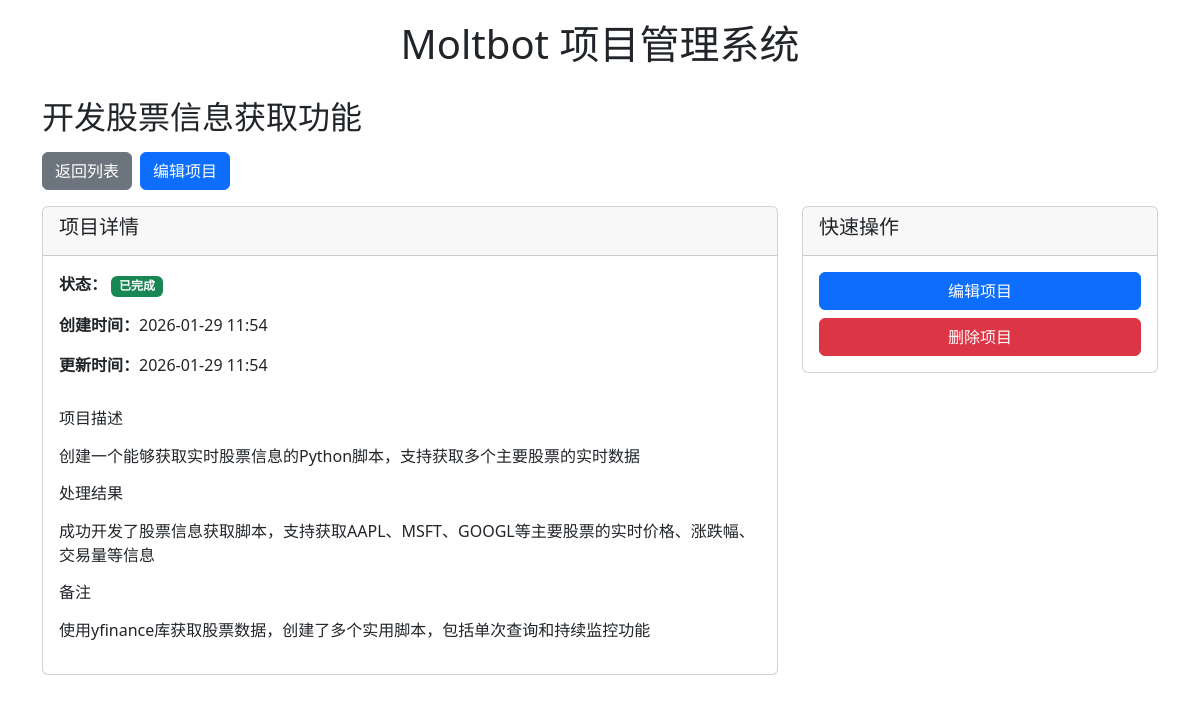
Page /55/ on the committed database.
### projects/models.py (models this page shows, shortened)
class Project(models.Model):
    STATUS_CHOICES = [
        ('pending', '待处理'),
        ('in_progress', '处理中'),
        ('completed', '已完成'),
        ('cancelled', '已取消'),
    ]
    title = models.CharField(max_length=200, verbose_name='项目标题')
    description = models.TextField(verbose_name='项目描述', blank=True)
    status = models.CharField(
        max_length=20,
        choices=STATUS_CHOICES,
        default='pending',
        verbose_name='状态'
    )
    created_at = models.DateTimeField(default=timezone.now, verbose_name='创建时间')
    updated_at = models.DateTimeField(auto_now=True, verbose_name='更新时间')
    result = models.TextField(verbose_name='处理结果', blank=True)
    notes = models.TextField(verbose_name='备注', blank=True)
    class Meta:
        verbose_name = '项目'
        verbose_name_plural = '项目'
        ordering = ['-created_at']

### projects/views.py (the view)
# urls.py: path('<int:pk>/', views.project_detail, name='project_detail'),
def project_detail(request, pk):
    project = get_object_or_404(Project, pk=pk)
    return render(request, 'projects/project_detail.html', {'project': project})

### projects/templates/projects/project_detail.html (shortened to what this page needs)
{% extends 'base.html' %}
{% block content %}
<div class="row">
    <div class="col-12">
        <div class="d-flex flex-column align-items-start gap-2 mb-3">
            <h2>{{ project.title }}</h2>
            <div class="d-flex flex-wrap gap-2 w-100">
                <a href="{% url 'project_list' %}" class="btn btn-secondary">返回列表</a>
                <a href="{% url 'project_edit' project.pk %}" class="btn btn-primary">编辑项目</a>
            </div>
        </div>
    </div>
</div>
<div class="row">
    <div class="col-lg-8">
        <div class="card mb-4">
            <div class="card-header">
                <h5>项目详情</h5>
            </div>
            <div class="card-body">
                <div class="row">
                    <div class="col-12 col-md-6">
                        <p><strong>状态：</strong>
                            {% if project.status == 'pending' %}
                                <span class="badge bg-secondary">待处理</span>
                            {% elif project.status == 'in_progress' %}
                                <span class="badge bg-warning text-dark">处理中</span>
                            {% elif project.status == 'completed' %}
                                <span class="badge bg-success">已完成</span>
                            {% elif project.status == 'cancelled' %}
                                <span class="badge bg-danger">已取消</span>
                            {% endif %}
                        </p>
                        <p><strong>创建时间：</strong>{{ project.created_at|date:"Y-m-d H:i" }}</p>
                        <p><strong>更新时间：</strong>{{ project.updated_at|date:"Y-m-d H:i" }}</p>
                    </div>
                </div>
                {% if project.description %}
                    <div class="mt-3">
                        <h6>项目描述</h6>
                        <p>{{ project.description|linebreaks }}</p>
                    </div>
                {% endif %}
                {% if project.result %}
                    <div class="mt-3">
                        <h6>处理结果</h6>
                        <p>{{ project.result|linebreaks }}</p>
                    </div>
                {% endif %}
                {% if project.notes %}
                    <div class="mt-3">
                        <h6>备注</h6>
                        <p>{{ project.notes|linebreaks }}</p>
                    </div>
                {% endif %}
            </div>
        </div>
    </div>
    <div class="col-lg-4">
        <div class="card">
            <div class="card-header">
                <h5>快速操作</h5>
            </div>
            <div class="card-body">
                <div class="d-grid gap-2">
                    <a href="{% url 'project_edit' project.pk %}" class="btn btn-primary">编辑项目</a>
                    <a href="{% url 'project_delete' project.pk %}" class="btn btn-danger">删除项目</a>
                </div>
            </div>
        </div>
    </div>
</div>
{% endblock %}

### projects/templates/base.html (style rules this page uses)
body { padding-top: 20px; padding-bottom: 20px; font-size: 16px; }

### rows in the picture
Project: title "开发股票信息获取功能", created_at "2026-01-29 11:54", updated_at "2026-01-29 11:54", description "创建一个能够获取实时股票信息的Python脚本，支持获取多个主要股票的实时数据", result "成功开发了股票信息获取脚本，支持获取AAPL、MSFT、GOOGL等主要股票的实时价格、涨跌幅、交易量等信息", notes "使用yfinance库获取股票数据，创建了多个实用脚本，包括单次查询和持续监控功能"
